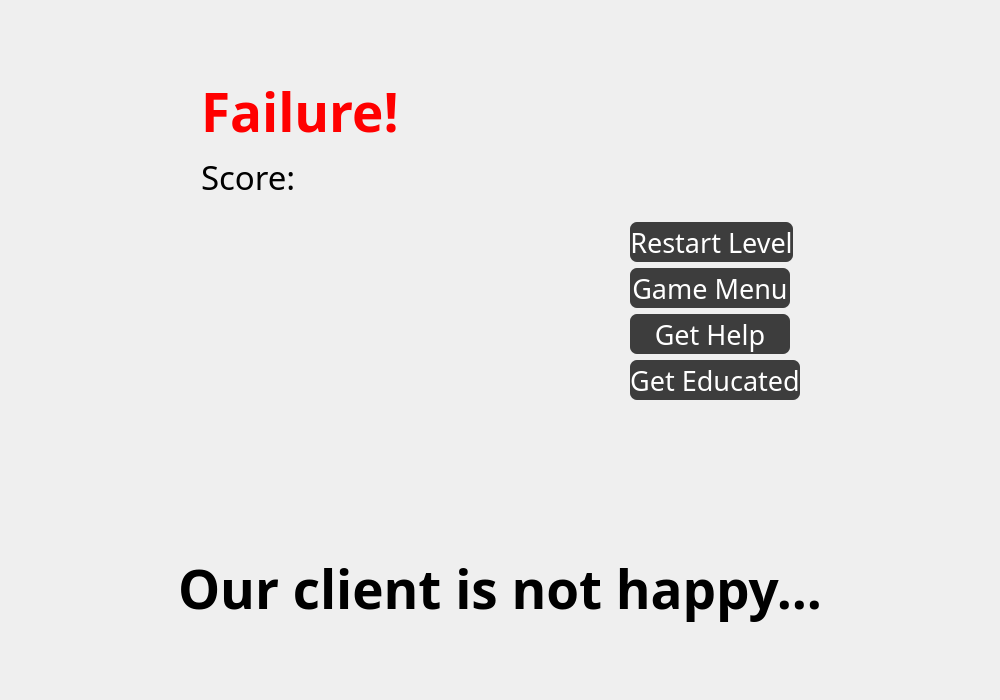
<?xml version="1.0" encoding="UTF-8"?>
<ui version="4.0">
 <class>LosePage</class>
 <widget class="QWidget" name="LosePage">
  <property name="geometry">
   <rect>
    <x>0</x>
    <y>0</y>
    <width>1000</width>
    <height>700</height>
   </rect>
  </property>
  <property name="windowTitle">
   <string>Form</string>
  </property>
  <layout class="QGridLayout" name="gridLayout">
   <item row="0" column="1">
    <layout class="QVBoxLayout" name="verticalLayout_3">
     <item>
      <spacer name="verticalSpacer">
       <property name="orientation">
        <enum>Qt::Vertical</enum>
       </property>
       <property name="sizeHint" stdset="0">
        <size>
         <width>20</width>
         <height>40</height>
        </size>
       </property>
      </spacer>
     </item>
     <item>
      <layout class="QHBoxLayout" name="horizontalLayout">
       <item>
        <layout class="QVBoxLayout" name="verticalLayout_4">
         <item>
          <layout class="QVBoxLayout" name="verticalLayout_2">
           <item>
            <widget class="QLabel" name="failureLabel">
             <property name="font">
              <font>
               <family>Menlo</family>
               <pointsize>40</pointsize>
               <weight>75</weight>
               <bold>true</bold>
              </font>
             </property>
             <property name="text">
              <string>&lt;html&gt;&lt;head/&gt;&lt;body&gt;&lt;p&gt;&lt;span style=&quot; color:#ff0000;&quot;&gt;Failure!&lt;/span&gt;&lt;/p&gt;&lt;/body&gt;&lt;/html&gt;</string>
             </property>
             <property name="alignment">
              <set>Qt::AlignBottom|Qt::AlignLeading|Qt::AlignLeft</set>
             </property>
            </widget>
           </item>
           <item>
            <widget class="QLabel" name="scoreLabel">
             <property name="font">
              <font>
               <family>Menlo</family>
               <pointsize>25</pointsize>
              </font>
             </property>
             <property name="text">
              <string>Score:</string>
             </property>
             <property name="alignment">
              <set>Qt::AlignLeading|Qt::AlignLeft|Qt::AlignVCenter</set>
             </property>
            </widget>
           </item>
          </layout>
         </item>
         <item>
          <widget class="QLabel" name="patrickFail">
           <property name="minimumSize">
            <size>
             <width>341</width>
             <height>340</height>
            </size>
           </property>
           <property name="maximumSize">
            <size>
             <width>400</width>
             <height>340</height>
            </size>
           </property>
           <property name="text">
            <string/>
           </property>
           <property name="pixmap">
            <pixmap>Images/fail.jpeg</pixmap>
           </property>
           <property name="alignment">
            <set>Qt::AlignCenter</set>
           </property>
          </widget>
         </item>
        </layout>
       </item>
       <item>
        <layout class="QVBoxLayout" name="verticalLayout">
         <item>
          <spacer name="verticalSpacer_3">
           <property name="orientation">
            <enum>Qt::Vertical</enum>
           </property>
           <property name="sizeHint" stdset="0">
            <size>
             <width>20</width>
             <height>40</height>
            </size>
           </property>
          </spacer>
         </item>
         <item>
          <widget class="QPushButton" name="restartLevelButton">
           <property name="sizePolicy">
            <sizepolicy hsizetype="Fixed" vsizetype="Fixed">
             <horstretch>0</horstretch>
             <verstretch>0</verstretch>
            </sizepolicy>
           </property>
           <property name="minimumSize">
            <size>
             <width>160</width>
             <height>40</height>
            </size>
           </property>
           <property name="font">
            <font>
             <family>Menlo</family>
             <pointsize>20</pointsize>
            </font>
           </property>
           <property name="styleSheet">
            <string notr="true">QPushButton{
border-style:solid;
background-color:#3d3d3d;
color:#fff;
border-radius:7px;
}

QPushButton:hover{
border-style:solid;
border-width: 3px;
border-color:#2DEC6C;
border-radius:7px;
}</string>
           </property>
           <property name="text">
            <string>Restart Level</string>
           </property>
          </widget>
         </item>
         <item>
          <widget class="QPushButton" name="gameMenuButton">
           <property name="sizePolicy">
            <sizepolicy hsizetype="Fixed" vsizetype="Fixed">
             <horstretch>0</horstretch>
             <verstretch>0</verstretch>
            </sizepolicy>
           </property>
           <property name="minimumSize">
            <size>
             <width>160</width>
             <height>40</height>
            </size>
           </property>
           <property name="font">
            <font>
             <family>Menlo</family>
             <pointsize>20</pointsize>
            </font>
           </property>
           <property name="styleSheet">
            <string notr="true">QPushButton{
border-style:solid;
background-color:#3d3d3d;
color:#fff;
border-radius:7px;
}

QPushButton:hover{
border-style:solid;
border-width: 3px;
border-color:#2DEC6C;
border-radius:7px;
}</string>
           </property>
           <property name="text">
            <string>Game Menu</string>
           </property>
          </widget>
         </item>
         <item>
          <widget class="QPushButton" name="getHelpButton">
           <property name="sizePolicy">
            <sizepolicy hsizetype="Fixed" vsizetype="Fixed">
             <horstretch>0</horstretch>
             <verstretch>0</verstretch>
            </sizepolicy>
           </property>
           <property name="minimumSize">
            <size>
             <width>160</width>
             <height>40</height>
            </size>
           </property>
           <property name="font">
            <font>
             <family>Menlo</family>
             <pointsize>20</pointsize>
            </font>
           </property>
           <property name="styleSheet">
            <string notr="true">QPushButton{
border-style:solid;
background-color:#3d3d3d;
color:#fff;
border-radius:7px;
}

QPushButton:hover{
border-style:solid;
border-width: 3px;
border-color:#2DEC6C;
border-radius:7px;
}</string>
           </property>
           <property name="text">
            <string>Get Help</string>
           </property>
          </widget>
         </item>
         <item>
          <widget class="QPushButton" name="getEducatedButton">
           <property name="sizePolicy">
            <sizepolicy hsizetype="Fixed" vsizetype="Fixed">
             <horstretch>0</horstretch>
             <verstretch>0</verstretch>
            </sizepolicy>
           </property>
           <property name="minimumSize">
            <size>
             <width>160</width>
             <height>40</height>
            </size>
           </property>
           <property name="font">
            <font>
             <family>Menlo</family>
             <pointsize>20</pointsize>
            </font>
           </property>
           <property name="styleSheet">
            <string notr="true">QPushButton{
border-style:solid;
background-color:#3d3d3d;
color:#fff;
border-radius:7px;
}

QPushButton:hover{
border-style:solid;
border-width: 3px;
border-color:#2DEC6C;
border-radius:7px;
}</string>
           </property>
           <property name="text">
            <string>Get Educated</string>
           </property>
          </widget>
         </item>
         <item>
          <spacer name="verticalSpacer_4">
           <property name="orientation">
            <enum>Qt::Vertical</enum>
           </property>
           <property name="sizeHint" stdset="0">
            <size>
             <width>20</width>
             <height>40</height>
            </size>
           </property>
          </spacer>
         </item>
        </layout>
       </item>
      </layout>
     </item>
     <item>
      <widget class="QLabel" name="label">
       <property name="font">
        <font>
         <family>Menlo</family>
         <pointsize>40</pointsize>
         <weight>75</weight>
         <bold>true</bold>
        </font>
       </property>
       <property name="text">
        <string>Our client is not happy...</string>
       </property>
       <property name="alignment">
        <set>Qt::AlignLeading|Qt::AlignLeft|Qt::AlignVCenter</set>
       </property>
      </widget>
     </item>
     <item>
      <spacer name="verticalSpacer_2">
       <property name="orientation">
        <enum>Qt::Vertical</enum>
       </property>
       <property name="sizeHint" stdset="0">
        <size>
         <width>20</width>
         <height>40</height>
        </size>
       </property>
      </spacer>
     </item>
    </layout>
   </item>
   <item row="0" column="0">
    <spacer name="horizontalSpacer">
     <property name="orientation">
      <enum>Qt::Horizontal</enum>
     </property>
     <property name="sizeHint" stdset="0">
      <size>
       <width>40</width>
       <height>20</height>
      </size>
     </property>
    </spacer>
   </item>
   <item row="0" column="2">
    <spacer name="horizontalSpacer_2">
     <property name="orientation">
      <enum>Qt::Horizontal</enum>
     </property>
     <property name="sizeHint" stdset="0">
      <size>
       <width>40</width>
       <height>20</height>
      </size>
     </property>
    </spacer>
   </item>
  </layout>
 </widget>
 <resources/>
 <connections/>
</ui>
